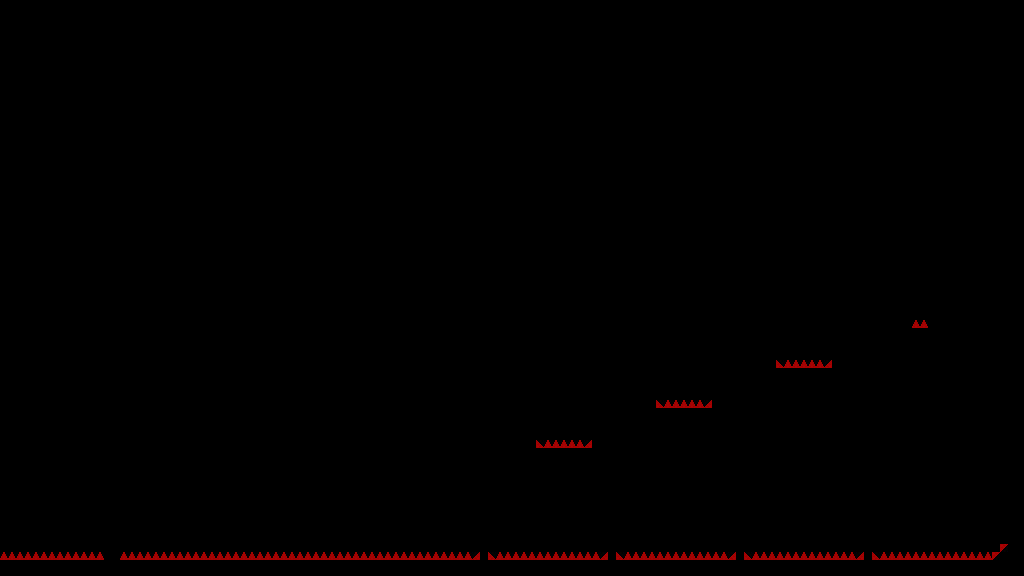

Tiled map render using the project's own tile images. Description and the map definition, with tile-layer contents summarised, below:
An orthogonal 128x72 tile map with 8x8 px tiles, 1 tile layer (T_Spikes) and 33 objects.

<map version="1.4" tiledversion="1.4.3" orientation="orthogonal" renderorder="right-down" width="128" height="72" tilewidth="8" tileheight="8" infinite="0" nextlayerid="6" nextobjectid="291">
 <tileset firstgid="1" source="../../../Sprites/Tiles/DEV/flat/T_spr_nv_flat_0.tsx" />
 <layer id="1" name="T_Spikes" width="128" height="72">
  <data>[9216 cells, 143 non-empty, 2 distinct tile ids]</data>
 </layer>
 <objectgroup id="2" name="C_Solid">
  <object id="253" x="424" y="448" width="488" height="8" />
  <object id="255" x="712" y="368" width="216" height="40" />
  <object id="256" x="832" y="328" width="96" height="40" />
  <object id="258" x="712" y="360" width="64" height="8" />
  <object id="259" x="592" y="408" width="336" height="32" />
  <object id="260" x="592" y="400" width="64" height="8" />
  <object id="262" x="1008" y="248" width="16" height="328" />
  <object id="264" x="768" y="232" width="256" height="16" />
  <object id="265" x="832" y="320" width="80" height="8" />
  <object id="271" x="0" y="560" width="1008" height="16" />
  <object id="272" x="424" y="440" width="112" height="8" />
  <object id="273" x="864" y="544" width="8" height="16" />
  <object id="276" x="736" y="544" width="8" height="16" />
  <object id="277" x="592" y="440" width="320" height="8" />
  <object id="278" x="912" y="440">
   <polygon points="0,0 16,0 0,16" />
  </object>
  <object id="284" x="104" y="544" width="16" height="16" />
  <object id="286" x="608" y="544" width="8" height="16" />
  <object id="288" x="480" y="544" width="8" height="16" />
  <object id="290" x="992" y="560">
   <polygon points="0,0 16,-16 16,0" />
  </object>
 </objectgroup>
 <objectgroup id="5" name="DEV" visible="0">
  <object id="185" x="752" y="88">
   <polygon points="0,0 24,24 0,24" />
  </object>
  <object id="186" x="824" y="120">
   <polygon points="0,0 24,-24 24,0" />
  </object>
  <object id="187" x="856" y="112">
   <polygon points="0,0 48,0 0,48" />
  </object>
  <object id="188" x="848" y="48">
   <polygon points="0,0 0,48 -48,0" />
  </object>
  <object id="189" x="872" y="184">
   <polygon points="0,0 32,-32 32,0" />
  </object>
  <object id="190" x="712" y="96">
   <polygon points="0,0 24,-24 24,0" />
  </object>
  <object id="191" x="768" y="48">
   <polygon points="0,0 24,24 0,24" />
  </object>
  <object id="192" x="656" y="48">
   <polygon points="0,0 24,24 0,24" />
  </object>
  <object id="193" x="880" y="64">
   <polygon points="0,0 0,24 -24,0" />
  </object>
  <object id="194" x="696" y="48">
   <polygon points="0,0 24,0 0,24" />
  </object>
  <object id="195" x="800" y="112">
   <polygon points="0,0 8,8 0,8" />
  </object>
  <object id="196" x="832" y="144">
   <polygon points="0,0 8,0 0,8" />
  </object>
  <object id="197" x="736" y="48">
   <polygon points="0,0 8,0 0,8" />
  </object>
 </objectgroup>
 <objectgroup id="3" name="C_Balls">
  <object id="270" x="976" y="264" width="8" height="8" />
 </objectgroup>
 <objectgroup id="4" name="C_Orbs" />
</map>
